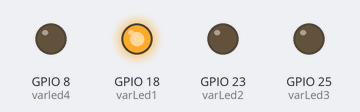
Recording of a program running on a simulated Raspberry Pi (BCM pin numbers). Shown: output pins drawn as LEDs (lit = HIGH).

Above: at 0.2 s.
At 1.4 s:
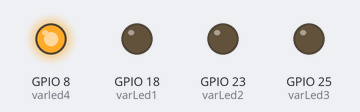
At 1.8 s:
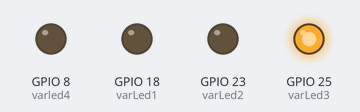
At 4.6 s:
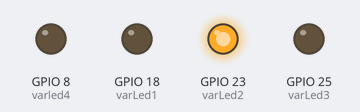
Timing chart, 0 to 5.5 s (numbered marks = the images above):
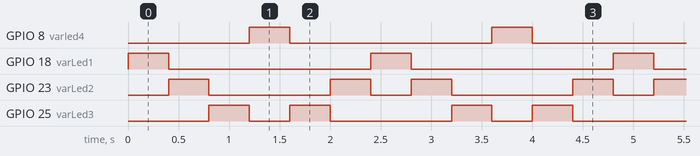

Measured:
- by itself, GPIO 8 (varled4), GPIO 18 (varLed1): alternates HIGH for 0.40 s and LOW for 2.0 s
- by itself, GPIO 23 (varLed2): repeats every 2.4 s: LOW 1.2 s, HIGH 0.40 s, LOW 0.40 s, HIGH 0.40 s
- by itself, GPIO 25 (varLed3): repeats every 2.4 s: LOW 0.40 s, HIGH 0.40 s, LOW 1.2 s, HIGH 0.40 s

The program:

knightrider_4LEDS.py
```python
from gpiozero import LED
from time import sleep

varLed1 = LED(18) # variabele led is gelijk aan gpio-pin 18
varLed2 = LED(23) # variabele led is gelijk aan gpio-pin 23
varLed3 = LED(25) # variabele led is gelijk aan gpio-pin 25
varled4 = LED(8)  # variabele led is gelijk aan gpio-pin 8

while True: #als waar
    varLed1.on() #led1 aan
    sleep(0.4) #wacht 1s
    varLed1.off()#led1 uit
    varLed2.on() #led2 aan
    sleep(0.4) #wacht 1s
    varLed2.off() #led2 aan
    varLed3.on() #led3 aan
    sleep(0.4) #wacht 1s
    varLed3.off() #led3 uit
    varled4.on() #led4 aan
    sleep(0.4) #wacht 1s
    varled4.off() #led4 uit
    varLed3.on() #led3 aan
    sleep(0.4) #wacht 1s
    varLed3.off() #led3 uit
    varLed2.on() #led2 aan
    sleep(0.4) #wacht 1s
    varLed2.off() #led2 uit
```
